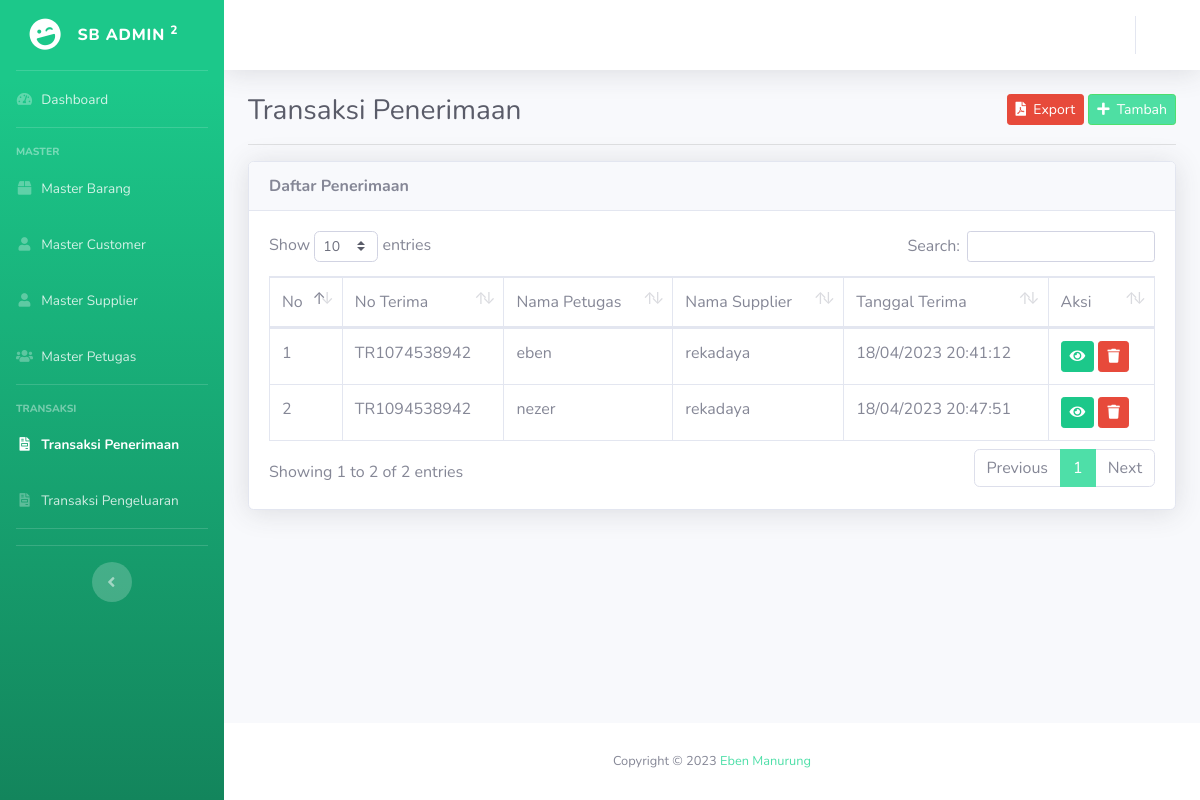
The app's page /index.php/penerimaan with its own data.
### tables this page shows
CREATE TABLE `penerimaan` (
  `id` int(11) NOT NULL,
  `no_terima` varchar(25) DEFAULT NULL,
  `tgl_terima` varchar(25) DEFAULT NULL,
  `jam_terima` varchar(10) DEFAULT NULL,
  `nama_supplier` varchar(80) DEFAULT NULL,
  `nama_petugas` varchar(80) DEFAULT NULL
);

### application/controllers/Penerimaan.php (called while the page is built, shortened)
<?php
class Penerimaan extends CI_Controller{
	public function __construct(){
		$this->data['aktif'] = 'penerimaan';
		$this->load->model('M_barang', 'm_barang');
		$this->load->model('M_supplier', 'm_supplier');
		$this->load->model('M_penerimaan', 'm_penerimaan');
		$this->load->model('M_detail_terima', 'm_detail_terima');
	}
	public function index(){
		$this->data['title'] = 'Transaksi Penerimaan';
		$this->data['all_penerimaan'] = $this->m_penerimaan->lihat();
		$this->data['no'] = 1;
		$this->load->view('penerimaan/lihat', $this->data);
	}
}

### index.php (called while the page is built, shortened)
<?php
require_once BASEPATH.'core/CodeIgniter.php';

### application/models/M_penerimaan.php (called while the page is built, shortened)
<?php
class M_penerimaan extends CI_Model {
	protected $_table = 'penerimaan';
	public function lihat(){
		return $this->db->get($this->_table)->result();
	}
}

### application/views/penerimaan/lihat.php (the view, shortened to what this page needs)
<!DOCTYPE html>
<html lang="en">
<head>
</head>
<body id="page-top">
	<div id="wrapper">
		<div id="content-wrapper" class="d-flex flex-column">
			<div id="content" data-url="<?= base_url('penerimaan') ?>">
				<div class="container-fluid">
				<div class="clearfix">
					<div class="float-left">
						<h1 class="h3 m-0 text-gray-800"><?= $title ?></h1>
					</div>
					<div class="float-right">
						<a href="<?= base_url('penerimaan/export') ?>" class="btn btn-danger btn-sm"><i class="fa fa-file-pdf"></i>&nbsp;&nbsp;Export</a>
						<a href="<?= base_url('penerimaan/tambah') ?>" class="btn btn-primary btn-sm"><i class="fa fa-plus"></i>&nbsp;&nbsp;Tambah</a>
					</div>
				</div>
				<hr>
				<div class="card shadow">
					<div class="card-header"><strong>Daftar Penerimaan</strong></div>
					<div class="card-body">
						<div class="table-responsive">
							<table class="table table-bordered" id="dataTable" width="100%" cellspacing="0">
								<thead>
									<tr>
										<td>No</td>
										<td>No Terima</td>
										<td>Nama Petugas</td>
										<td>Nama Supplier</td>
										<td>Tanggal Terima</td>
										<td>Aksi</td>
									</tr>
								</thead>
								<tbody>
									<?php foreach ($all_penerimaan as $penerimaan): ?>
										<tr>
											<td><?= $no++ ?></td>
											<td><?= $penerimaan->no_terima ?></td>
											<td><?= $penerimaan->nama_petugas ?></td>
											<td><?= $penerimaan->nama_supplier ?></td>
											<td><?= $penerimaan->tgl_terima ?> <?= $penerimaan->jam_terima ?></td>
											<td>
												<a href="<?= base_url('penerimaan/detail/' . $penerimaan->no_terima) ?>" class="btn btn-success btn-sm"><i class="fa fa-eye"></i></a>
												<a onclick="return confirm('apakah anda yakin?')" href="<?= base_url('penerimaan/hapus/' . $penerimaan->no_terima) ?>" class="btn btn-danger btn-sm"><i class="fa fa-trash"></i></a>
											</td>
										</tr>
									<?php endforeach ?>
								</tbody>
							</table>
						</div>
					</div>
				</div>
				</div>
			</div>
		</div>
	</div>
</body>
</html>

### records on screen
penerimaan: no_terima "TR1074538942", nama_petugas "eben", nama_supplier "rekadaya", tgl_terima "18/04/2023", jam_terima "20:41:12"
penerimaan: no_terima "TR1094538942", nama_petugas "nezer", nama_supplier "rekadaya", tgl_terima "18/04/2023", jam_terima "20:47:51"

### other values on screen
$title "Transaksi Penerimaan"
